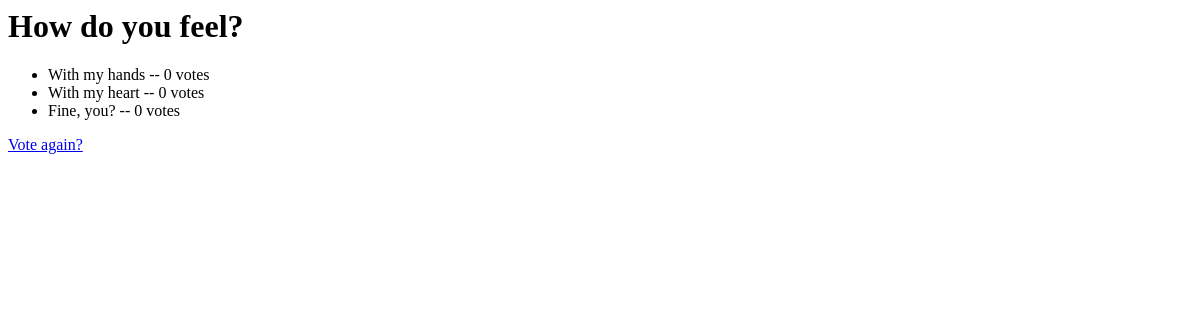
/polls/3/results/, run on an earlier commit of the app's database.
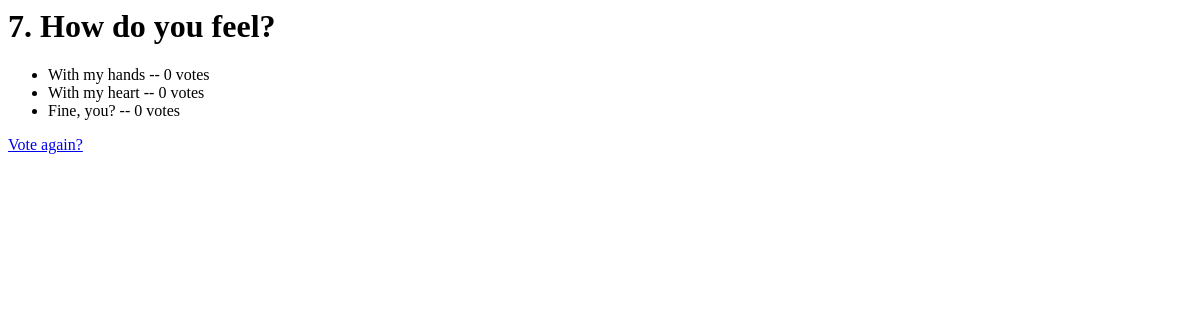
And on a later commit of the database.
### polls/models.py (models this page shows, shortened)
class Question(models.Model):
	question_text = models.CharField(max_length=200)
	pub_date = models.DateTimeField('date published', default=timezone.now())
	def was_published_recently(self):
		return timezone.now() - datetime.timedelta(days=1) <= self.pub_date <= timezone.now()
	was_published_recently.boolean = True
	was_published_recently.short_description = 'Published recently?'

### polls/views.py (the view)
# urls.py: url(r'^(?P<pk>\d+)/results/$', views.ResultsView.as_view(), name='results'),
class ResultsView(generic.DetailView):
    model = Question
    template_name = 'polls/results.html'
    def get_queryset(self):
        return Question.objects.filter(pub_date__lte=timezone.now())

### polls/templates/polls/results.html
<h1>{{ question.question_text }}</h1>
<ul>
{% for choice in question.choice_set.all %}
    <li>{{ choice.choice_text }} -- {{ choice.votes }} vote{{ choice.votes|pluralize }}</li>
{% endfor %}
</ul>
<a href="{% url 'polls:detail' question.id %}">Vote again?</a>

What changed in the data, as far as the page shows it:
changed Question: question_text "How do you feel?" → "7. How do you feel?"
